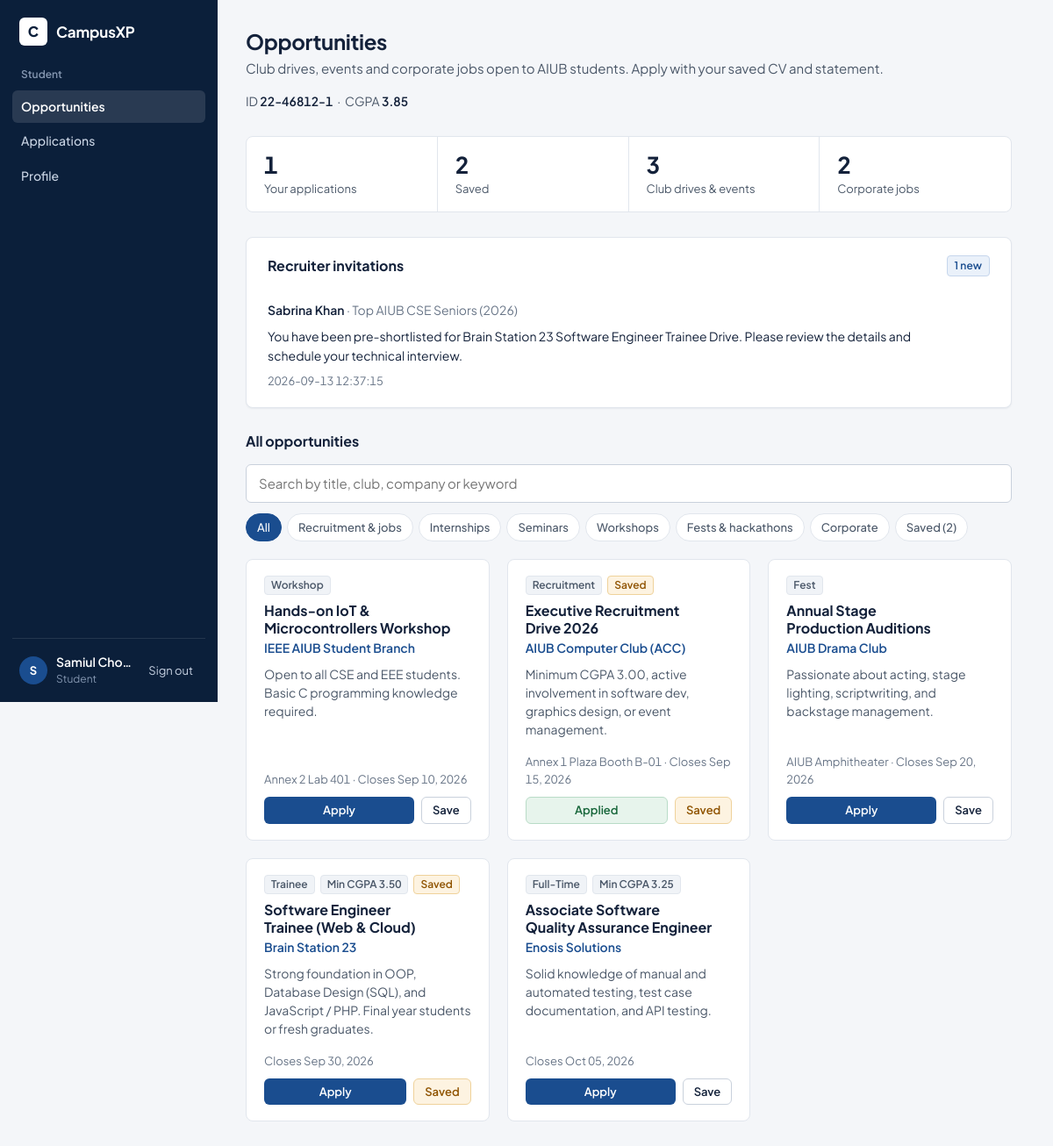
Page /index.php?controller=student&action=dashboard (signed in) on the committed database.
### tables this page shows
CREATE TABLE IF NOT EXISTS `student_profiles` (
  `id` INT AUTO_INCREMENT PRIMARY KEY,
  `user_id` INT NOT NULL UNIQUE,
  `aiub_id` VARCHAR(20) NOT NULL UNIQUE,
  `department` VARCHAR(50) NOT NULL,
  `cgpa` DECIMAL(3,2) NOT NULL,
  `skills` TEXT NULL,
  `cv_url` VARCHAR(255) NOT NULL,
  `default_sop` TEXT NOT NULL,
  CONSTRAINT `fk_student_user` FOREIGN KEY (`user_id`) REFERENCES `users`(`id`) ON DELETE CASCADE
);

CREATE TABLE IF NOT EXISTS `recruiter_outreach_logs` (
  `id` INT AUTO_INCREMENT PRIMARY KEY,
  `shortlist_id` INT NOT NULL,
  `student_id` INT NOT NULL,
  `message` TEXT NOT NULL,
  `response_status` ENUM('Sent','Delivered','Accepted','Declined') DEFAULT 'Sent',
  `sent_at` TIMESTAMP DEFAULT CURRENT_TIMESTAMP,
  CONSTRAINT `fk_outreach_shortlist` FOREIGN KEY (`shortlist_id`) REFERENCES `recruiter_shortlists`(`id`) ON DELETE CASCADE,
  CONSTRAINT `fk_outreach_student` FOREIGN KEY (`student_id`) REFERENCES `student_profiles`(`id`) ON DELETE CASCADE
);

CREATE TABLE IF NOT EXISTS `users` (
  `id` INT AUTO_INCREMENT PRIMARY KEY,
  `full_name` VARCHAR(100) NOT NULL,
  `email` VARCHAR(120) NOT NULL UNIQUE,
  `password_hash` VARCHAR(255) NOT NULL,
  `role` ENUM('student','club_exec','recruiter','admin') NOT NULL DEFAULT 'student',
  `created_at` TIMESTAMP DEFAULT CURRENT_TIMESTAMP
);

CREATE TABLE IF NOT EXISTS `recruiter_shortlists` (
  `id` INT AUTO_INCREMENT PRIMARY KEY,
  `recruiter_user_id` INT NOT NULL,
  `bucket_name` VARCHAR(100) NOT NULL,
  `filter_cgpa_min` DECIMAL(3,2) DEFAULT 3.00,
  `filter_dept` VARCHAR(50) NULL,
  `created_at` TIMESTAMP DEFAULT CURRENT_TIMESTAMP,
  CONSTRAINT `fk_shortlist_recruiter` FOREIGN KEY (`recruiter_user_id`) REFERENCES `users`(`id`) ON DELETE CASCADE
);

CREATE TABLE IF NOT EXISTS `club_drives` (
  `id` INT AUTO_INCREMENT PRIMARY KEY,
  `exec_user_id` INT NOT NULL,
  `club_name` VARCHAR(100) NOT NULL,
  `title` VARCHAR(150) NOT NULL,
  `category` ENUM('recruitment','seminar','workshop','fest') DEFAULT 'recruitment',
  `requirements` TEXT NOT NULL,
  `deadline` DATETIME NOT NULL,
  `location` VARCHAR(100) DEFAULT 'AIUB Campus',
  `status` ENUM('pending_approval','active','closed') DEFAULT 'active',
  `created_at` TIMESTAMP DEFAULT CURRENT_TIMESTAMP,
  CONSTRAINT `fk_drive_exec` FOREIGN KEY (`exec_user_id`) REFERENCES `users`(`id`) ON DELETE CASCADE
);

CREATE TABLE IF NOT EXISTS `corporate_drives` (
  `id` INT AUTO_INCREMENT PRIMARY KEY,
  `recruiter_user_id` INT NOT NULL,
  `company_name` VARCHAR(120) NOT NULL,
  `job_title` VARCHAR(150) NOT NULL,
  `job_type` ENUM('Full-Time','Part-Time','Internship','Trainee') DEFAULT 'Internship',
  `requirements` TEXT NOT NULL,
  `min_cgpa` DECIMAL(3,2) DEFAULT 3.00,
  `deadline` DATETIME NOT NULL,
  `status` ENUM('pending_approval','active','closed') DEFAULT 'active',
  `created_at` TIMESTAMP DEFAULT CURRENT_TIMESTAMP,
  CONSTRAINT `fk_corp_recruiter` FOREIGN KEY (`recruiter_user_id`) REFERENCES `users`(`id`) ON DELETE CASCADE
);

### views/student/dashboard.view.php (the view, shortened to what the rows shown need)
<?php require_once __DIR__ . '/../layouts/header.php'; ?>
<div class="page-header">
    <div>
        <h1 class="page-title">Opportunities</h1>
        <p class="page-sub">Club drives, events and corporate jobs open to AIUB students. Apply with your saved CV and statement.</p>
    </div>
    <div class="text-sm text-muted nums">
        ID <strong class="fw-600" style="color: var(--text);"><?= htmlspecialchars($profile['aiub_id'] ?? 'Not set') ?></strong>
        &nbsp;·&nbsp; CGPA <strong class="fw-600" style="color: var(--text);"><?= htmlspecialchars($profile['cgpa'] ? number_format((float)$profile['cgpa'], 2) : '0.00') ?></strong>
    </div>
</div>
<div class="stats">
    <a class="stat" href="index.php?controller=student&action=applications">
        <span class="stat-value"><?= $total_apps ?></span>
        <span class="stat-label">Your applications</span>
    </a>
    <button type="button" class="stat" onclick="filterCategory('saved', document.getElementById('cat-pill-saved'))">
        <span class="stat-value" id="saved-count-stat"><?= $saved_count ?></span>
        <span class="stat-label">Saved</span>
    </button>
    <button type="button" class="stat" onclick="filterCategory('recruitment', document.getElementById('cat-pill-rec'))">
        <span class="stat-value"><?= count($club_drives) ?></span>
        <span class="stat-label">Club drives &amp; events</span>
    </button>
    <button type="button" class="stat" onclick="filterCategory('corporate', document.getElementById('cat-pill-corp'))">
        <span class="stat-value"><?= count($corp_drives) ?></span>
        <span class="stat-label">Corporate jobs</span>
    </button>
</div>
<?php if (!empty($alerts)): ?>
<div class="glass-card section">
    <div class="card-header">
        <h2 class="card-title">Recruiter invitations</h2>
        <span class="badge-tag tag-info"><?= count($alerts) ?> new</span>
    </div>
    <?php foreach ($alerts as $al): ?>
        <div class="list-item">
            <p class="text-sm fw-600"><?= htmlspecialchars($al['recruiter_name']) ?> <span class="text-dim" style="font-weight: 400;">· <?= htmlspecialchars($al['bucket_name']) ?></span></p>
            <p class="text-sm mt-1" style="max-width: 75ch;"><?= htmlspecialchars($al['message']) ?></p>
            <div class="text-xs text-dim mt-1 nums"><?= htmlspecialchars($al['sent_at']) ?></div>
        </div>
    <?php endforeach; ?>
</div>
<?php endif; ?>
<section id="radar-section" class="section">
    <div class="card-header">
        <h2 class="card-title">All opportunities</h2>
    </div>
    <div class="search-bar-container">
        <input type="search" class="search-input" id="radar-search" placeholder="Search by title, club, company or keyword" aria-label="Search opportunities" onkeyup="filterRadarSearch()">
        <div class="category-pills">
            <button type="button" class="cat-pill active" id="cat-pill-all" onclick="filterCategory('all', this)">All</button>
            <button type="button" class="cat-pill" id="cat-pill-rec" onclick="filterCategory('recruitment', this)">Recruitment &amp; jobs</button>
            <button type="button" class="cat-pill" id="cat-pill-intern" onclick="filterCategory('internship', this)">Internships</button>
            <button type="button" class="cat-pill" id="cat-pill-sem" onclick="filterCategory('seminar', this)">Seminars</button>
            <button type="button" class="cat-pill" id="cat-pill-ws" onclick="filterCategory('workshop', this)">Workshops</button>
            <button type="button" class="cat-pill" id="cat-pill-fest" onclick="filterCategory('fest', this)">Fests &amp; hackathons</button>
            <button type="button" class="cat-pill" id="cat-pill-corp" onclick="filterCategory('corporate', this)">Corporate</button>
            <button type="button" class="cat-pill" id="cat-pill-saved" onclick="filterCategory('saved', this)">Saved (<?= $saved_count ?>)</button>
        </div>
    </div>
    <div class="grid-3" id="radar-grid">
        <?php foreach ($club_drives as $drive):
            $club_cat = strtolower(trim($drive['category']));
            $is_saved = isset($bookmarked_map['club_drive_' . $drive['id']]);
            $already_applied_club = !empty($applied_club_drive_ids) && in_array((int)$drive['id'], array_map('intval', $applied_club_drive_ids), true);
        ?>
            <div class="radar-item" data-cat="<?= htmlspecialchars($club_cat) ?>" data-type="club" data-saved="<?= $is_saved ? '1' : '0' ?>">
                <div>
                    <div class="card-badge-row">
                        <span class="radar-category"><?= htmlspecialchars(ucfirst($drive['category'])) ?></span>
                        <?php if ($is_saved): ?>
                            <span class="bookmarked-tag">Saved</span>
                        <?php endif; ?>
                    </div>
                    <h3 class="radar-title"><?= htmlspecialchars($drive['title']) ?></h3>
                    <div class="radar-org"><?= htmlspecialchars($drive['club_name']) ?></div>
                    <p class="radar-desc"><?= htmlspecialchars($drive['requirements']) ?></p>
                </div>
                <div>
                    <div class="meta-list nums">
                        <?= htmlspecialchars($drive['location'] ?: 'AIUB Campus') ?> · Closes <?= date('M d, Y', strtotime($drive['deadline'])) ?>
                    </div>
                    <div class="radar-action-row">
                        <?php if ($already_applied_club): ?>
                            <button type="button" class="btn btn-sm btn-applied" disabled title="You have already applied">Applied</button>
                        <?php else: ?>
                            <button type="button" class="btn btn-sm"
                                    data-drive-id="<?= (int)$drive['id'] ?>"
                                    data-drive-title="<?= htmlspecialchars($drive['title'], ENT_QUOTES, 'UTF-8') ?>"
                                    data-organizer="<?= htmlspecialchars($drive['club_name'], ENT_QUOTES, 'UTF-8') ?>"
                                    data-drive-type="club"
                                    data-fixed-role=""
                                    data-custom-fields="[]"
                                    onclick="handleQuickApplyClick(this)">
                                Apply
                            </button>
                        <?php endif; ?>
                        <button type="button" class="btn <?= $is_saved ? 'btn-sm btn-bookmark-active' : 'btn-outline btn-sm' ?>"
                                onclick="toggleBookmarkAjax(event, this, 'club_drive', <?= $drive['id'] ?>)">
                            <?= $is_saved ? 'Saved' : 'Save' ?>
                        </button>
                    </div>
                </div>
            </div>
        <?php endforeach; ?>
        <?php foreach ($corp_drives as $drive):
            $is_saved = isset($bookmarked_map['corporate_drive_' . $drive['id']]);
            $corp_cat = 'corporate';
            $jtype = strtolower($drive['job_type']);
            if (strpos($jtype, 'intern') !== false) $corp_cat = 'internship';
            elseif (strpos($jtype, 'seminar') !== false) $corp_cat = 'seminar';
            elseif (strpos($jtype, 'workshop') !== false) $corp_cat = 'workshop';
            elseif (strpos($jtype, 'fest') !== false || strpos($jtype, 'hack') !== false) $corp_cat = 'fest';
            elseif (strpos($jtype, 'full') !== false) $corp_cat = 'recruitment';
            $already_applied_corp = !empty($applied_corp_drive_ids) && in_array((int)$drive['id'], array_map('intval', $applied_corp_drive_ids), true);
        ?>
            <div class="radar-item" data-cat="<?= htmlspecialchars($corp_cat) ?>" data-type="corporate" data-saved="<?= $is_saved ? '1' : '0' ?>">
                <div>
                    <div class="card-badge-row">
                        <span class="radar-category"><?= htmlspecialchars($drive['job_type']) ?></span>
                        <span class="radar-category nums">Min CGPA <?= $drive['min_cgpa'] ?></span>
                        <?php if ($is_saved): ?>
                            <span class="bookmarked-tag">Saved</span>
                        <?php endif; ?>
                    </div>
                    <h3 class="radar-title"><?= htmlspecialchars($drive['job_title']) ?></h3>
                    <div class="radar-org"><?= htmlspecialchars($drive['company_name']) ?></div>
                    <p class="radar-desc"><?= htmlspecialchars($drive['requirements']) ?></p>
                </div>
                <div>
                    <div class="meta-list nums">Closes <?= date('M d, Y', strtotime($drive['deadline'])) ?></div>
                    <div class="radar-action-row">
                        <?php if ($already_applied_corp): ?>
                            <button type="button" class="btn btn-sm btn-applied" disabled title="You have already applied">Applied</button>
                        <?php else:
                            $custom_fields_json = htmlspecialchars(json_encode($drive['custom_fields'] ?? []), ENT_QUOTES, 'UTF-8');
                        ?>
                            <button type="button" class="btn btn-sm"
                                    data-drive-id="<?= (int)$drive['id'] ?>"
                                    data-drive-title="<?= htmlspecialchars($drive['job_title'], ENT_QUOTES, 'UTF-8') ?>"
                                    data-organizer="<?= htmlspecialchars($drive['company_name'], ENT_QUOTES, 'UTF-8') ?>"
                                    data-drive-type="corporate"
                                    data-min-cgpa="<?= (float)($drive['min_cgpa'] ?? 0.00) ?>"
                                    data-fixed-role="<?= htmlspecialchars($drive['job_title'], ENT_QUOTES, 'UTF-8') ?>"
                                    data-custom-fields='<?= $custom_fields_json ?>'
                                    onclick="handleQuickApplyClick(this)">
                                Apply
                            </button>
                        <?php endif; ?>
                        <button type="button" class="btn <?= $is_saved ? 'btn-sm btn-bookmark-active' : 'btn-outline btn-sm' ?>"
                                onclick="toggleBookmarkAjax(event, this, 'corporate_drive', <?= $drive['id'] ?>)">
                            <?= $is_saved ? 'Saved' : 'Save' ?>
                        </button>
                    </div>
                </div>
            </div>
        <?php endforeach; ?>
    </div>
</section>
<?php require_once __DIR__ . '/../layouts/footer.php'; ?>

### rows in the picture
student_profiles: aiub "22-46812-1", cgpa "3.85", id "1"
recruiter_outreach_logs: users.full_name "Sabrina Khan", shortlist.bucket_name "Top AIUB CSE Seniors (2026)", message "You have been pre-shortlisted for Brain Station 23 Software Engineer Trainee Drive. Please review the details and schedule your technical interview.", sent_at "2026-09-13 12:37:15"
club_drives: category "Workshop", title "Hands-on IoT & Microcontrollers Workshop", club_name "IEEE AIUB Student Branch", requirements "Open to all CSE and EEE students. Basic C programming knowledge required.", location "Annex 2 Lab 401", deadline "Sep 10, 2026", shows "Save"
club_drives: category "Recruitment", shows "Saved", title "Executive Recruitment Drive 2026", club_name "AIUB Computer Club (ACC)", requirements "Minimum CGPA 3.00, active involvement in software dev, graphics design, or event management.", location "Annex 1 Plaza Booth B-01", deadline "Sep 15, 2026", shows "Applied"
club_drives: category "Fest", title "Annual Stage Production Auditions", club_name "AIUB Drama Club", requirements "Passionate about acting, stage lighting, scriptwriting, and backstage management.", location "AIUB Amphitheater", deadline "Sep 20, 2026", shows "Save"
corporate_drives: job_type "Trainee", min_cgpa "3.50", shows "Saved", job_title "Software Engineer Trainee (Web & Cloud)", company_name "Brain Station 23", requirements "Strong foundation in OOP, Database Design (SQL), and JavaScript / PHP. Final year students or fresh graduates.", deadline "Sep 30, 2026"
corporate_drives: job_type "Full-Time", min_cgpa "3.25", job_title "Associate Software Quality Assurance Engineer", company_name "Enosis Solutions", requirements "Solid knowledge of manual and automated testing, test case documentation, and API testing.", deadline "Oct 05, 2026", shows "Save"

### other values in the picture
$nav[1] "Student"
$nav_label "Opportunities"
$nav_label "Applications"
$nav_label "Profile"
substr($auth_user['full_name'], 0, 1) "S"
$auth_user['full_name'] "Samiul Cho…"
$total_apps "1"
$saved_count "2"
count($club_drives) "3"
count($corp_drives) "2"
